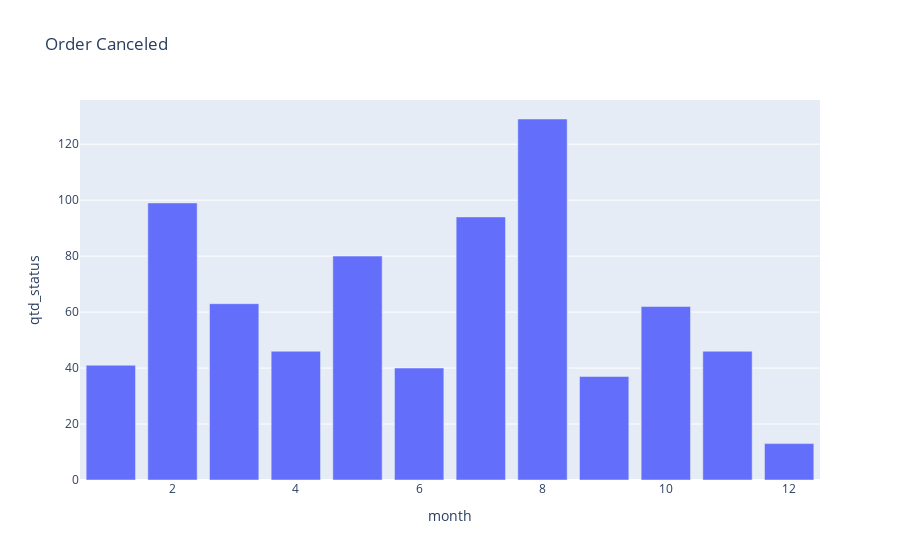

Notebook cell for this chart:
### Markdown cell above
## **2.7 Sales Canceled per Month**

### Code cell
#Selecting data
aux26= df2.loc[df2['order_status'] == 'canceled', :]
aux261 = aux26[['order_status', 'customer_unique_id', 'month']].groupby(['order_status', 'month']).count().reset_index().rename(columns={'customer_unique_id': 'qtd_status'})

fig = px.bar(aux261, x = 'month', y = 'qtd_status', title = 'Order Canceled')
fig.show()

### Figure 1 — Plotly figure (JSON) as saved in the notebook; plotly's stock layout.template omitted (floating-point values rounded to 4 significant figures)
{"data": [{"alignmentgroup": "True", "hovertemplate": "month=%{x}<br>qtd_status=%{y}<extra></extra>", "legendgroup": "", "marker": {"color": "#636efa", "pattern": {"shape": ""}}, "name": "", "offsetgroup": "", "orientation": "v", "showlegend": false, "textposition": "auto", "type": "bar", "x": [1, 2, 3, 4, 5, 6, 7, 8, 9, 10, 11, 12], "xaxis": "x", "y": [41, 99, 63, 46, 80, 40, 94, 129, 37, 62, 46, 13], "yaxis": "y"}], "layout": {"barmode": "relative", "legend": {"tracegroupgap": 0}, "title": {"text": "Order Canceled"}, "xaxis": {"anchor": "y", "domain": [0, 1], "title": {"text": "month"}}, "yaxis": {"anchor": "x", "domain": [0, 1], "title": {"text": "qtd_status"}}}}
